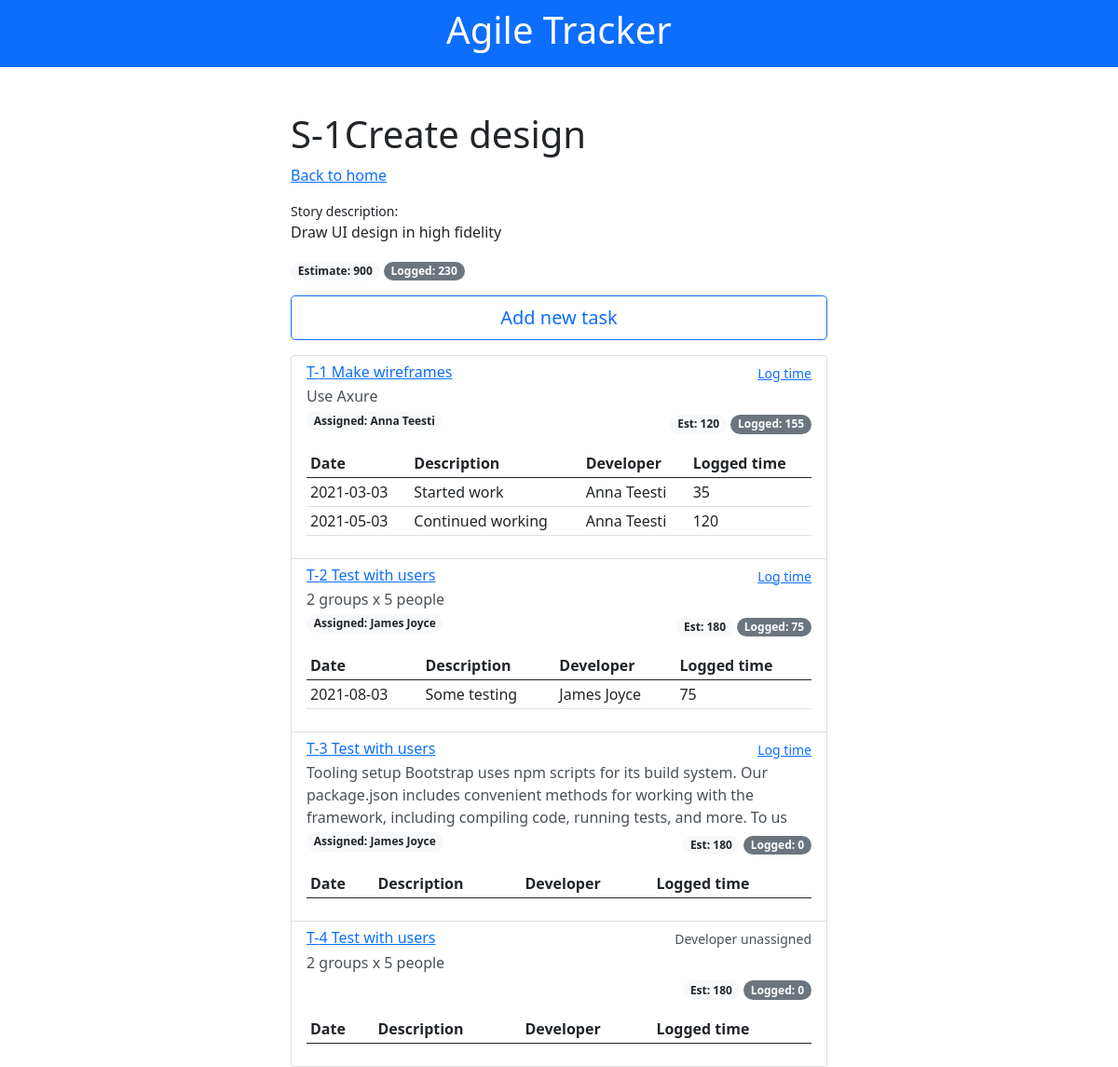
The page /story/1/view on the database its author committed.
### tables this page shows
CREATE TABLE stories (id INTEGER PRIMARY KEY AUTOINCREMENT, 
                    title CHAR NOT NULL,
                    content CHAR, 
                    estimate NUMERIC, 
                    created TIMESTAMP NOT NULL DEFAULT CURRENT_TIMESTAMP, 
                    modified TIMESTAMP NOT NULL DEFAULT CURRENT_TIMESTAMP, 
                    TIMESTAMP NOT NULL DEFAULT CURRENT_TIMESTAMP);

CREATE TABLE tasks (id INTEGER PRIMARY KEY AUTOINCREMENT, 
                    developer_id INTEGER NOT NULL, 
                    story_id INTEGER NOT NULL, 
                    title CHAR NOT NULL, 
                    content CHAR, 
                    estimate NUMERIC, 
                    iteration NUMERIC,
                    created TIMESTAMP NOT NULL DEFAULT CURRENT_TIMESTAMP, 
                    modified TIMESTAMP NOT NULL DEFAULT CURRENT_TIMESTAMP,
                    FOREIGN KEY (developer_id) REFERENCES developers (id), 
                    FOREIGN KEY (story_id) REFERENCES stories (id));

CREATE TABLE developers (id INTEGER PRIMARY KEY AUTOINCREMENT, 
                    name_surname CHAR NOT NULL);

CREATE TABLE logs (id INTEGER PRIMARY KEY AUTOINCREMENT, 
                    developer_id INTEGER NOT NULL, 
                    task_id INTEGER NOT NULL, 
                    work_date DATE NOT NULL, 
                    content CHAR, 
                    actual NUMERIC NOT NULL, 
                    created TIMESTAMP NOT NULL DEFAULT CURRENT_TIMESTAMP, 
                    modified TIMESTAMP NOT NULL DEFAULT CURRENT_TIMESTAMP, 
                    FOREIGN KEY (developer_id) REFERENCES developers (id), 
                    FOREIGN KEY (task_id) REFERENCES tasks (id));

### flaskr/story.py (the view)
@bp.route('/<int:story_id>/view', methods=('GET', 'POST'))
def view_story(story_id):
    story = get_story(story_id)
    tasks = get_story_tasks(story_id)
    logs = {}
    story_logged_hours = 0
    for task in tasks:
        logs[task['task_id']] = get_task_logs(task['task_id'])
        story_logged_hours += task['task_actual'] if task['task_actual'] is not None else 0
    return render_template('story/view.html', story_id=story_id, story=story, tasks=tasks, logs=logs, story_logged_hours=story_logged_hours)

### flaskr/db.py (called while the page is built)
def get_db():
    if 'db' not in g:
        g.db = sqlite3.connect(
            current_app.config['DATABASE'],
            detect_types=sqlite3.PARSE_DECLTYPES
        )
        g.db.row_factory = sqlite3.Row
    return g.db

def get_story_tasks(story_id):
    db = get_db()
    tasks = db.execute('SELECT s.id as story_id, s.title as story_title, t.id as task_id, t.title as task_title, t.content as task_content, t.iteration as task_iteration, t.estimate as task_estimate, sum(l.actual) as task_actual, d.id as developer_id, d.name_surname as developer_name FROM tasks t \
            JOIN stories s ON s.id = t.story_id \
            LEFT JOIN developers d ON d.id = t.developer_id \
            LEFT JOIN logs l ON l.task_id = t.id \
            WHERE s.id = ? \
            GROUP BY t.id ORDER BY t.id ASC', (story_id,)).fetchall()
    return tasks

def get_task_logs(task_id):
    db = get_db()
    logs = db.execute('SELECT t.id as task_id, t.title as task_title, l.id as log_id, l.work_date as work_date, l.content as log_content, l.actual as log_actual, d.id as developer_id, d.name_surname as developer_name FROM logs l \
            JOIN tasks t ON t.id = l.task_id \
            LEFT JOIN developers d ON d.id = t.developer_id \
            WHERE t.id = ? \
            ORDER BY l.id ASC', (task_id,)).fetchall()
    return logs

### flaskr/story.py (called while the page is built)
def get_story(story_id):
    story = get_db().execute(
        'SELECT id, title, content, estimate FROM stories s WHERE s.id = ?', (story_id,)).fetchone()
    if story is None:
        abort(404, f"Story {story_id} doesn't exist.")
    return story

### flaskr/templates/story/view.html (shortened to what this page needs)
{% extends 'base.html' %}
{% block body %}
  <h1>{% block title %}S-{{ story['id'] }}{{ story['title'] }}{% endblock %}</h1>
  <div class="">
    <a class="action " href="{{ url_for('index') }}">
      Back to home
  </a>
    </div>
<div>
    <div class="mt-3 col-12">
      <small>Story description:</small>
      <div class="mb-3 col-12">{{ story['content'] }}</div>
      <small class="badge bg-light rounded-pill text-dark">Estimate: {{ story['estimate'] }}</small>
      <small class="badge bg-secondary rounded-pill">Logged: {{  story_logged_hours  }}</small>
    </div>
</div>
<div class="mt-3 ">
<a class="action w-100 btn btn-outline-primary btn-lg" href="{{ url_for('task.create_task', story_id=story['id']) }}">
  Add new task
</a>
</div>
    <div class="list-group pt-3">
  {% for task in tasks %}
    <li class="list-group-item list-group-item-action">
        <div class="d-flex w-100 justify-content-between">
          <a href="#"  aria-current="true"><h6 class="mb-1">T-{{ task['task_id'] }} {{ task['task_title'] }}</h5></a>
            {% if  task['developer_name'] is none %}
            <small>Developer unassigned</small>
            {% else %}
            <small><a href="{{ url_for('log.create_log', task_id=task['task_id']) }}">Log time</a></small>
            {% endif %}
        </div>
        <p class="mb-1">{{ task['task_content'][:200] }}</p>
        <div class="d-flex w-100 justify-content-between">
          <div>
        {% if  task['developer_name'] is none %}
        {% else %}
          <small class="badge bg-light rounded-pill text-dark">Assigned: {{ task['developer_name'] }}</small>
        {% endif %}
      </div>
      <div>
        <small class="badge bg-light rounded-pill text-dark">Est:
          {% if  task['task_estimate'] is none %}
          0
        {% else %}
        {{ task['task_estimate'] }}
        {% endif %}
        </small>
        <small class="badge bg-secondary rounded-pill">Logged:
          {% if  task['task_actual'] is none %}
          0
        {% else %}
        {{ task['task_actual'] }}
        {% endif %}
        </small>
      </div>
      </div>
      <table class="mt-3 table table-sm">
        <thead>
            <tr>
              <th scope="col">Date</th>
              <th scope="col">Description</th>
              <th scope="col">Developer</th>
              <th scope="col">Logged time</th>
            </tr>
          </thead>
          <tbody>
      {% for log in logs[task['task_id']] %}
      <tr>
        <td>{{ log['work_date'] }}</td>
        <td>{{ log['log_content'] }}</td>
        <td>{{ log['developer_name'] }}</td>
        <td>{{ log['log_actual'] }}</td>
      </tr>
      {% endfor %}
    </tbody>
        </table>
    </li>
  {% endfor %}
  </div>
{% endblock %}

### rows shown on the page
stories: id "1", title "Create design", content "Draw UI design in high fidelity", estimate "900"
tasks: task_id "1", task_title "Make wireframes", content "Use Axure", developer_name "Anna Teesti", task_estimate "120", task_actual "155"
logs: work_date "2021-03-03", log_content "Started work", developer_name "Anna Teesti", log_actual "35"
logs: work_date "2021-05-03", log_content "Continued working", developer_name "Anna Teesti", log_actual "120"
tasks: task_id "2", task_title "Test with users", content "2 groups x 5 people", developer_name "James Joyce", task_estimate "180", task_actual "75"
logs: work_date "2021-08-03", log_content "Some testing", developer_name "James Joyce", log_actual "75"
tasks: task_id "3", task_title "Test with users", content "Tooling setup Bootstrap uses npm scripts for its build system. Our package.json includes convenient methods for working with the framework, including compiling code, running tests, and more. To us", developer_name "James Joyce", task_estimate "180"
tasks: task_id "4", task_title "Test with users", shows "Developer unassigned", content "2 groups x 5 people", task_estimate "180"

### other values the page prints
{{ story_logged_hours }} "230"
